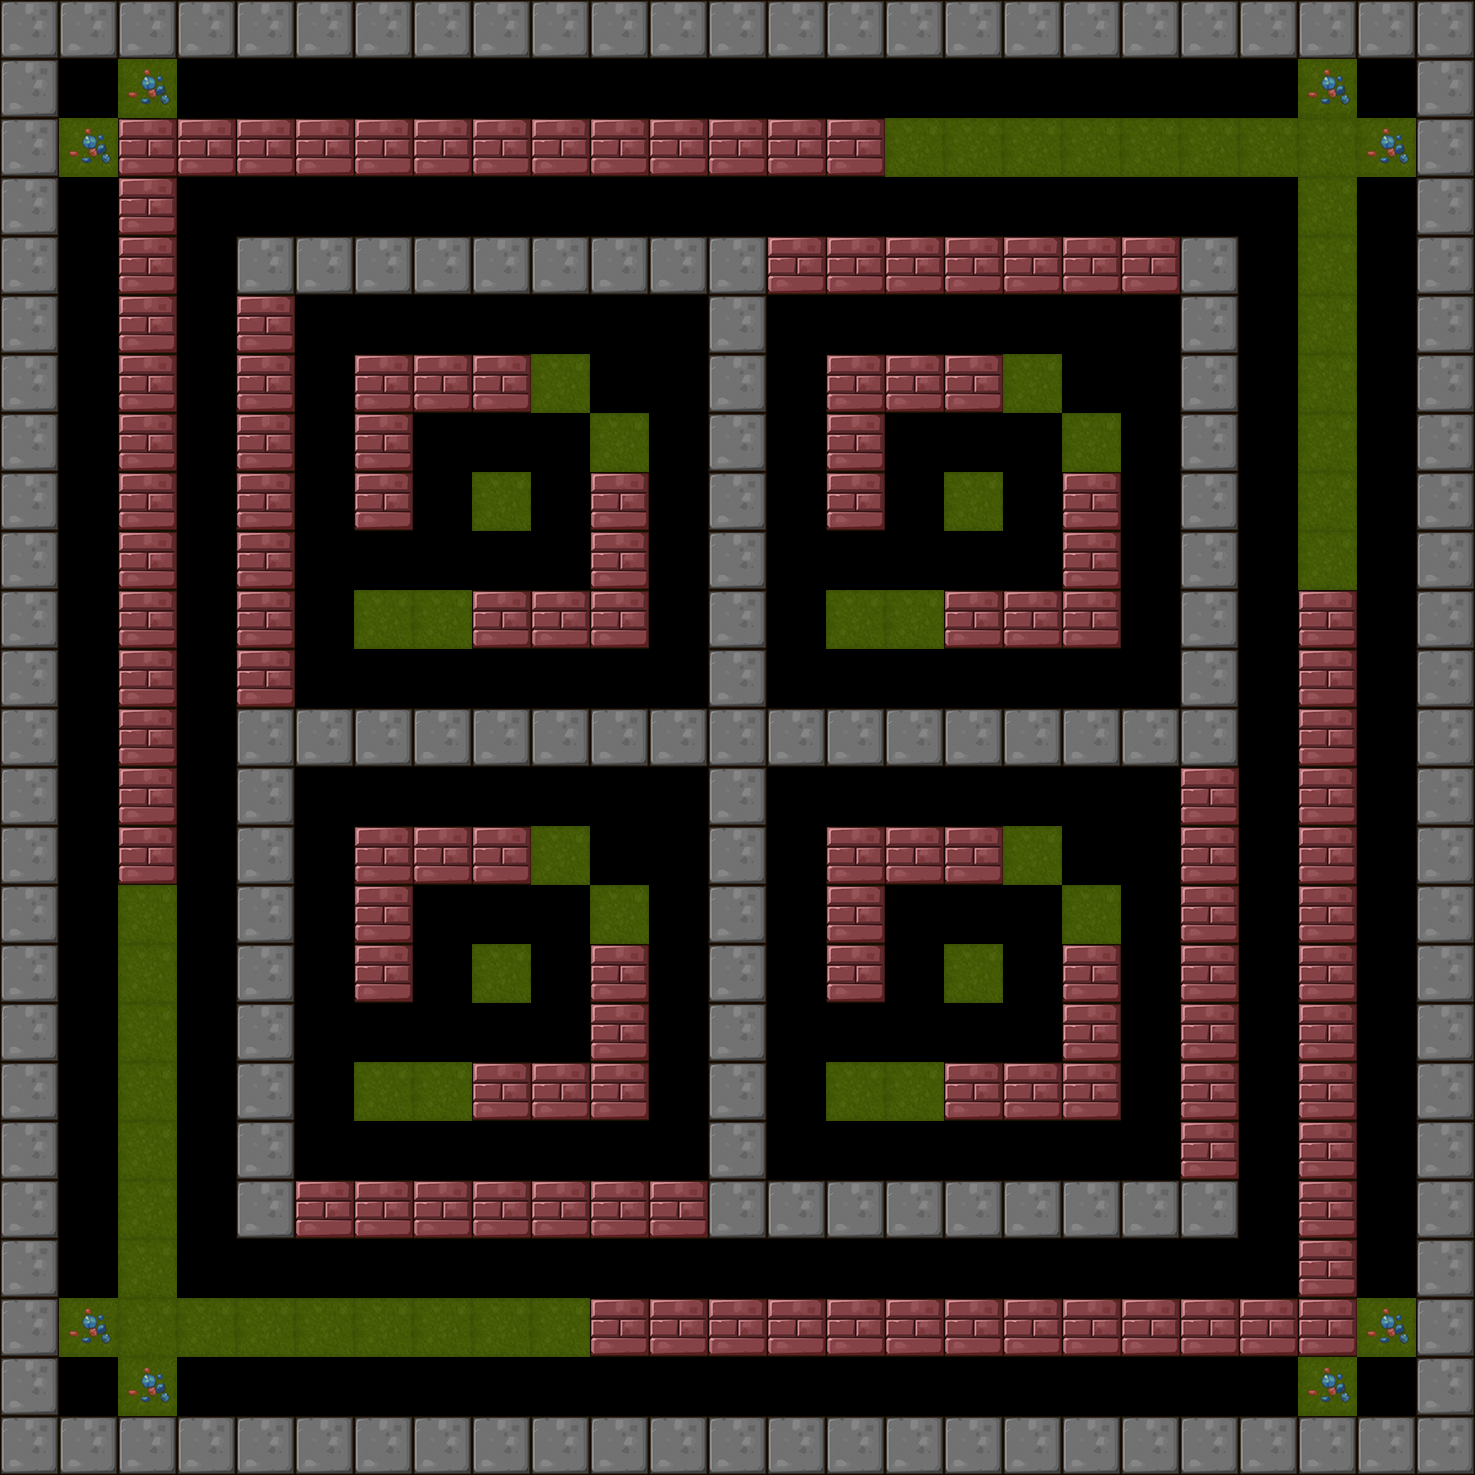

The image is a tile-based game level rendered from a .tmx file. Its description and source (layers, tilesets, objects; grid data summarised) follow:
An orthogonal 25x25 tile map with 59x59 px tiles, 1 tile layer (BackGround) and 18 objects (8x Shipper, 5x Tanker, 4x Tracker, Player).

<map version="1.0" orientation="orthogonal" renderorder="right-down" width="25" height="25" tilewidth="59" tileheight="59">
 <tileset firstgid="1" name="itemmap" tilewidth="59" tileheight="59">
  <image source="tileset2.png" trans="ff00ff" width="354" height="354" />
 </tileset>
 <layer name="BackGround" width="25" height="25">
  <data>[625 cells, 348 non-empty, 7 distinct tile ids]</data>
 </layer>
 <objectgroup name="RobotCharacter">
  <object name="Player" x="64.6619" y="64.1421" width="40" height="40" />
 </objectgroup>
 <objectgroup name="EnemyCharacter">
  <object name="Tanker" type="Tanker" x="189.079" y="182.021" width="40" height="40" />
  <object name="Tanker" type="Tanker" x="773.715" y="299.575" width="40" height="40" />
  <object name="Tanker" type="Tanker" x="300.116" y="776.623" width="40" height="40" />
  <object name="Tanker" type="Tanker" x="775.001" y="775.654" width="40" height="40" />
  <object name="Tanker" type="Tanker" x="310.005" y="303.331" width="40" height="40" />
  <object name="Shipper" type="Shipper" x="1072.62" y="68.6983" width="40" height="40" />
  <object name="Shipper" type="Shipper" x="362.62" y="65.5817" width="40" height="40" />
  <object name="Shipper" type="Shipper" x="67.8669" y="361.38" width="40" height="40" />
  <object name="Shipper" type="Shipper" x="1365.31" y="361.555" width="40" height="40" />
  <object name="Shipper" type="Shipper" x="65.9974" y="1073.66" width="40" height="40" />
  <object name="Shipper" type="Shipper" x="1363.44" y="1086.75" width="40" height="40" />
  <object name="Shipper" type="Shipper" x="1070.75" y="1363.44" width="40" height="40" />
  <object name="Shipper" type="Shipper" x="363.249" y="1365.31" width="40" height="40" />
  <object name="Tracker" type="Tracker" x="899.585" y="417.459" width="40" height="40" />
  <object name="Tracker" type="Tracker" x="421.613" y="420.159" width="40" height="40" />
  <object name="Tracker" type="Tracker" x="419.328" y="895.221" width="40" height="40" />
  <object name="Tracker" type="Tracker" x="890.444" y="901.038" width="40" height="40" />
 </objectgroup>
</map>
